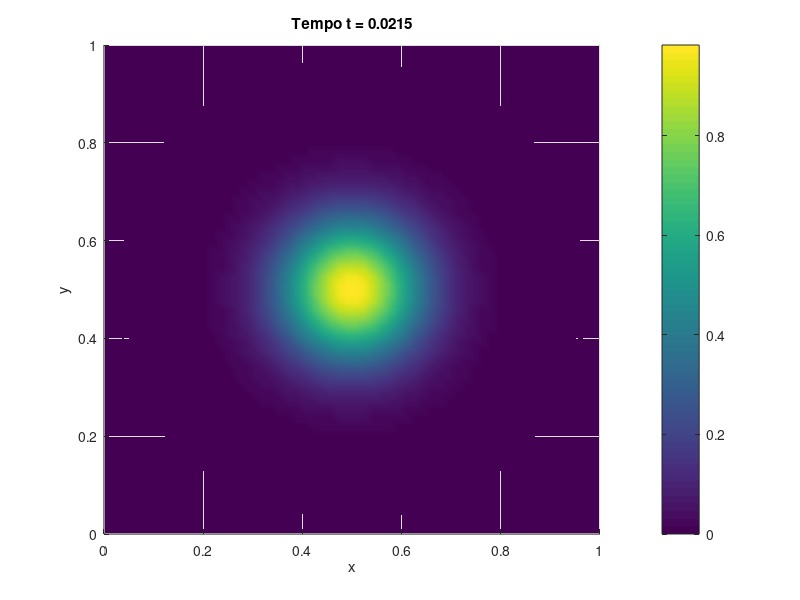

Write the MATLAB code that produced this figure.
%% ESEMPIO 2: Equazione del calore 2D con differenze finite
% -------------------------------------------------------------------------
% u_t = alpha * (u_xx + u_yy)
% Dominio: (x,y) ∈ [0,1]^2
% Condizioni: Dirichlet omogenee (u = 0 sui bordi)
%
% Interpretazione: diffusione di una "macchia di calore" iniziale (gaussiana)
% che si espande e si attenua nel tempo.
% -------------------------------------------------------------------------

clear; close all; clc;

% PARAMETRI
Nx = 60; Ny = 60;
Lx = 1;  Ly = 1;
dx = Lx / (Nx-1);
dy = Ly / (Ny-1);
alpha = 0.01;

% Stabilità CFL per schema esplicito
dt_max = (min(dx,dy)^2) / (4*alpha);
dt = 0.25 * (min(dx,dy)^2) / alpha;
Tmax = 0.02;
Nt = ceil(Tmax / dt);

fprintf('Parametri numerici:\n');
fprintf('  dx = %.3e, dy = %.3e, dt = %.3e (dt_max = %.3e)\n', dx, dy, dt, dt_max);
fprintf('  Numero di passi temporali = %d\n\n', Nt);

% GRIGLIA
[x,y] = meshgrid(linspace(0,Lx,Nx), linspace(0,Ly,Ny));

% CONDIZIONE INIZIALE: picco gaussiano centrato in (0.5,0.5)
u = exp(-50*((x-0.5).^2 + (y-0.5).^2));

% SALVO ENERGIA INIZIALE (norma L2)
E0 = sum(u(:).^2) * dx * dy;

% LOOP TEMPORALE
for n = 1:Nt
    % Aggiornamento con schema esplicito
    u = u + alpha * dt * del2(u, dx, dy);
    
    % Condizioni al contorno (Dirichlet omogenee)
    u(1,:) = 0; u(end,:) = 0;
    u(:,1) = 0; u(:,end) = 0;

    % Ogni 50 passi: visualizzazione e statistiche
    if mod(n,50)==0 || n==Nt
        % Energia totale (misura di quanto "calore" rimane)
        E = sum(u(:).^2) * dx * dy;

        % Valore massimo (temperatura massima nel dominio)
        umax = max(u(:));

        fprintf('t = %.4f  -->  max(u) = %.4f,  Energia = %.4e\n', n*dt, umax, E);

        % Plot 2D
        surf(x,y,u);
        shading interp; view(2);
        title(sprintf('Tempo t = %.4f', n*dt));
        xlabel('x'); ylabel('y');
        colorbar;
        drawnow;
    end
end

fprintf('\nRiduzione energia totale: %.2f %%\n', 100*(1 - E/E0));
